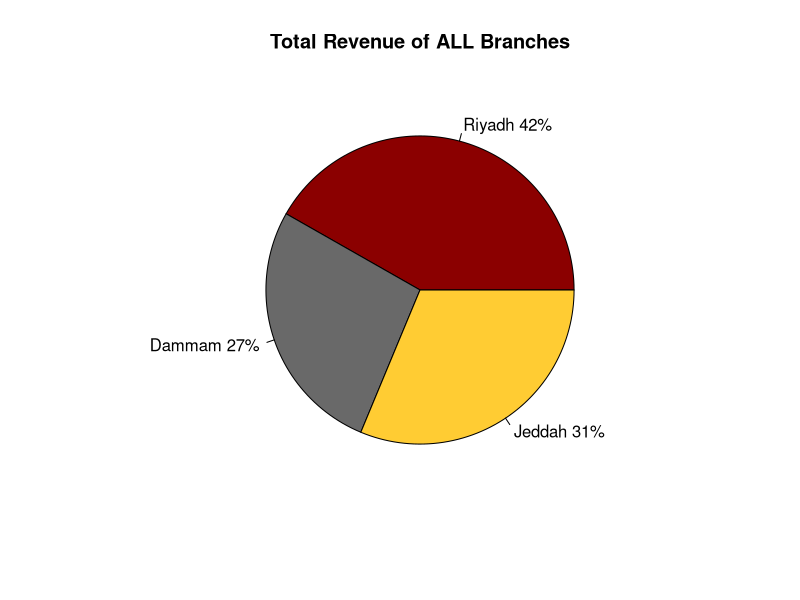

This figure's R source:
#Theaters<-read.csv('Data governance bootcamp\\R\\Week 6\\day5\\movie-theater-r\\Theaters.csv',stringsAsFactors = FALSE)
#print(Theaters)



# 1. Create snacks that the customers can buy and randomize who buys which snack

###################################### Snacks ##########################################

#Create snacks dataframe to store the sales
snacksDF<-data.frame(Branch=factor(),Theater=integer(), Small.Popcorn=integer(), 
                     Medium.Popcorn=integer(), Large.Popcorn=integer(),
                     Icecream=integer(),Soft.Drink=integer(), Frozen=integer())
snacksDF<-data.frame(Branch=0,Theater=0,Small.Popcorn=0L, 
                     Medium.Popcorn=0L, Large.Popcorn=0L,
                     Icecream=0L,Soft.drink=0L, Frozen=0L)

################################## Snacks Function #####################################

# the function takes snacks data frame to store the sales on it, Branch name, theater number
# and takes number of visitors.It is return the total revenue of the day for a theater.
snacksF<-function(snacksDF, BranchName, TheaterN, visitorsN){
  #snacks prices
  prices<-c(6, 8, 10, 8, 7, 9)
  #create a vector of sold snacks
  snack<-sample(x = 1:visitorsN, size = 6, replace = TRUE)
  #calculate the sales of snacks for a screen
  snacksSales<- t(snack)%*%prices
  snacksSales<-snacksSales[1]
  #bind it with the branch and theater
  snack<-c(BranchName, TheaterN,snack)
  #print(snack)
  #add it to the dataframe
  snacksDF<-rbind.data.frame(snacksDF,snack)
  #Assign it to golbal var
  snacksDF<<-snacksDF
  return (snacksSales)
}

###############################################################################################

# Movie List
# DATA:         Movie Name  | Age Rating  | Number of Shows each day
movies <- rbind(c("Limitless", "PG-13", 3), 
                c("Taken", "PG-13", 1), 
                c("The Old Guard", "R", 2),
                c("Mr. & Mrs. Smith", "PG-13", 3),
                c("Focus", "+16", 2),
                c("Raya and the Last Dragon", "PG", 4),
                c("Rush Hour 3", "PG-13", 3))
# Branchs and size of the each branch based on the number of screens have
#  DATA:       Branch Location  | VIP | Standard | MAX
branchs <-  rbind(c("Riyadh", 2, 5, 2), 
                  c("Dammam", 1, 3, 1), 
                  c("Jeddah", 1, 4, 1))
# Theater Types based on capacity and ticket cost
# DATA:         Type Name  | Seats  | Adult Cost  | Child Cost
theatersType <- rbind(c("VIP",      60,  40, 30),
                      c("Standard", 120, 20, 15),
                      c("MAX",      180, 25, 20))

# This function generate a theaters data set for multiple branch by passing branchs and theatersTypes
generateDataSet <- function(branchs, theatersType){
  # Initialize the dataset columns to empty state
  branch_col <- NULL
  theater_num_col <- NULL
  type_col <- NULL
  seats_col <- NULL
  adult_cost_col <- NULL
  child_cost_col <- NULL
  movie_name_col <- NULL
  movie_rating_age_col <- NULL
  show_number_col <- NULL
  
  
  # Loop over branchs and theatersType to create dataset
  for(row in 1:nrow(branchs)) {
    
    # Count theater number for each branch in total including all types of theater (VIP, Standard, Max)
    countTheater <- 0
    
    for(col in 2:ncol(branchs)) {
      # total screen for each theater type and covert the string digit to integer number
      screensCount <- as.numeric(branchs[row, col])
      # calculate the total of all screens for each branch
      countTheater <- countTheater + screensCount
      
      # Loading the data for each column
      branch_col     <- c(branch_col, rep(branchs[row], screensCount))
      type_col       <- c(type_col, rep(theatersType[col-1], screensCount))
      seats_col      <- c(seats_col, rep(theatersType[col+2], screensCount))
      adult_cost_col <- c(adult_cost_col, rep(theatersType[col+5], screensCount))
      child_cost_col <- c(child_cost_col, rep(theatersType[col+8], screensCount))
    }
    
    # Create random movies assign for each theater
    for(movie in 1:countTheater) {
      # Get a random movie form Movies List in the top
      random_movie_index <- sample(1:nrow(movies),1)
      
      # Loading and assign random movies to each theater
      movie_name_col <- c(movie_name_col, movies[random_movie_index,1])
      movie_rating_age_col <- c(movie_rating_age_col, movies[random_movie_index,2])
      show_number_col <- c(show_number_col, sample(1:4, 1))
    }
    
    # List of theaters number for all branch
    theater_num_col <- c(theater_num_col, c(1:countTheater))
  }
  
  # create the data frame 
  dataset = data.frame(Branch         = branch_col,
                       Theater.Number = theater_num_col,
                       Type           = type_col,
                       Seats          = seats_col,
                       Adult.Cost     = adult_cost_col,
                       Child.Cost     = child_cost_col,
                       Movie_Name      = movie_name_col,
                       Age.Rating = movie_rating_age_col,
                       Show_Number      = show_number_col,
                       stringsAsFactors = FALSE)
  
  return(dataset)
}

# Call generateDataSet function
Theaters<-generateDataSet(branchs, theatersType)



##################################### Theaters Function ######################################
# It takes theater dataframe and returns the week revenues for each branch as a dataframe
runTheaters<-function(theatersDF, moviesDF){
  
  #Get branches names from the dataset
  uniqueBranch <- unique(theatersDF[c('Branch')])
  uniqueBranch<-uniqueBranch[,1]
  branchesRevenue<-data.frame(uniqueBranch,stringsAsFactors = FALSE)
  
  #create revenues dataset, 7 days for each branch
  for (i in 1:7){
    d <- rep(0, length(uniqueBranch))
    branchesRevenue<- cbind(branchesRevenue,d)
  }
  
  #iterate through theaters
  for (i in 1:nrow(theatersDF)){
    
    # iterate through the week
    for (day_num in 1:7) {
      # Keep track of total revenue for the day
      daily_revenue <- 0
      
      #get theater info
      seats<- as.numeric(theatersDF[i, ]['Seats'])
      branchName<- as.character(theatersDF[i, ]['Branch'])
      theaterN<- as.numeric(theatersDF[i, ]['Theater.Number'])
      AdultCost<- as.numeric(theatersDF[i, ]['Adult.Cost'])
      ChildCost<- as.numeric(theatersDF[i, ]['Child.Cost'])
      AgeRating<- as.character(theatersDF[i,]['Age.Rating'])
      
      #The sample starts by 1 or half of the space if it is weekend
      startSeat=1L
      if (day_num %in% (5:7)){
        startSeat= seats %/% 2
      }
      # Calculate  how many adults and children are watching the movie
      visitors_adults <- sample(startSeat:seats, 1)
      avalibale_seats <- seats - visitors_adults
      visitors_children <- 0
      
      # conditional statements for movies that may be PG-13 and children are not allowed to watch
      if( AgeRating == "PG" || AgeRating == "PG-13") {
        visitors_children <- sample(1:avalibale_seats,1) # this is should be the the rest of available seats or less
        avalibale_seats <- avalibale_seats - visitors_children
      } 
      
      # Calculate the revenue for adults and children
      movie_revenue <- (visitors_adults * AdultCost) + (visitors_children * ChildCost)
      
      # Calculate snacks revenue
      snakcsRevenue<-snacksF(snacksDF, branchName, theaterN, seats-avalibale_seats)
      
      # Calculate the total revenue of the day, and add it to the revenues datafram by matching
      # the branch name and the day index
      x<-which(uniqueBranch == branchName )
      branchesRevenue[x,day_num+1] <- branchesRevenue[x ,day_num+1]  + movie_revenue + snakcsRevenue
      
    }
    
  }
  #Rename the columns to correct names
  names(branchesRevenue)[2]<-"Sunday"
  names(branchesRevenue)[3]<-"Monday"
  names(branchesRevenue)[4]<-"Tuesday"
  names(branchesRevenue)[5]<-"Wednesday"
  names(branchesRevenue)[6]<-"Thursday"
  names(branchesRevenue)[7]<-"Friday"
  names(branchesRevenue)[8]<-"Saturday"
  
  cat("---------------------------------------------------------------------\n")
  cat("\t The Total revenues For The Theaters", "\n")
  print((branchesRevenue))
  cat("---------------------------------------------------------------------\n")
  return (branchesRevenue)
}

# Display the max revenue for each branch 
printMaxRevenue<-function(RevenuesDF){
  # Transpose the dataset
  newDF=t(RevenuesDF)
  
  for (i in 1: ncol(newDF)){
    cat("------------------------------------------\n")
    cat("Maximum total revenue of the week for", newDF[1,i],": $", max(newDF[2:nrow(newDF),i]), "\n")
    cat("------------------------------------------\n")
  }
  
}

# Student Discount %20 and return the total discount
studentDiscount <- function(ticket_cost, adult_vistors) {
  start <- round(adult_vistors/2)
  discounted_ticket <- ticket_cost * 0.2
  return(sample(start:adult_vistors, 1)*discounted_ticket)
}


data<-runTheaters(Theaters, movies)
printMaxRevenue(data)
View(Theaters)
View(data)


#-------------------------------------------------------------------------------
# first the names
branchname <- data$uniqueBranch

# transpose all but the first column (name)
data <- as.data.frame(t(data[,-1]))
colnames(data) <- branchname
data$myfactor <- factor(row.names(data))
str(data) # Check the column types

# Make chart
# Pie Chart with Percentages
?plot
slices <- c(sum(data$Riyadh), sum(data$Dammam), sum(data$Jeddah))

lbls <- c('Riyadh', 'Dammam', 'Jeddah')
pct <- round(slices/sum(slices)*100)
lbls <- paste(lbls, pct) # add percents to labels
lbls <- paste(lbls,"%",sep="") # ad % to labels
pie(slices,labels = lbls, col= c("#8b0000" ,"#696969" ,"#ffcc33"),
    main=paste("Total Revenue of ALL Branches"))
